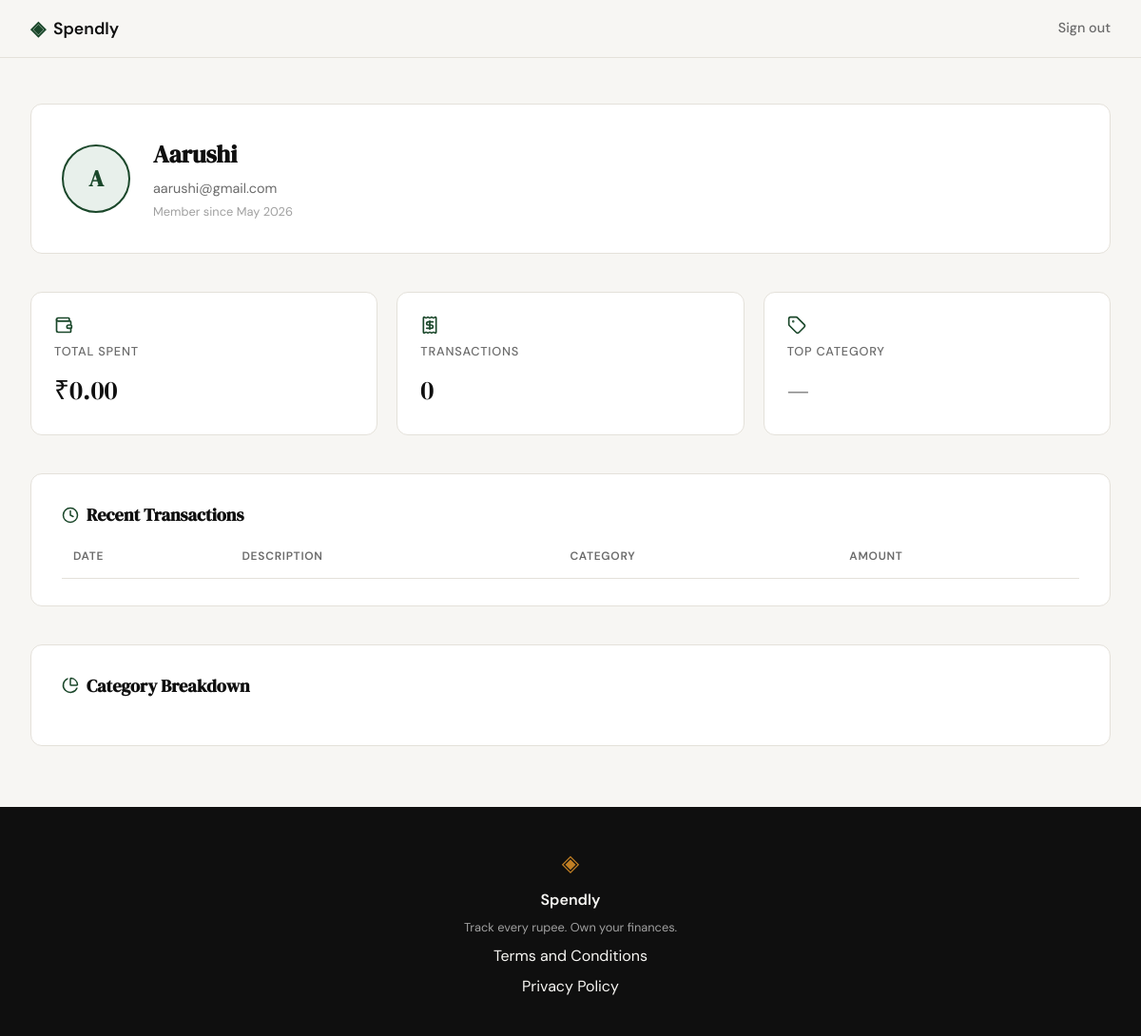
/profile (signed in), run on an earlier commit of the app's database.
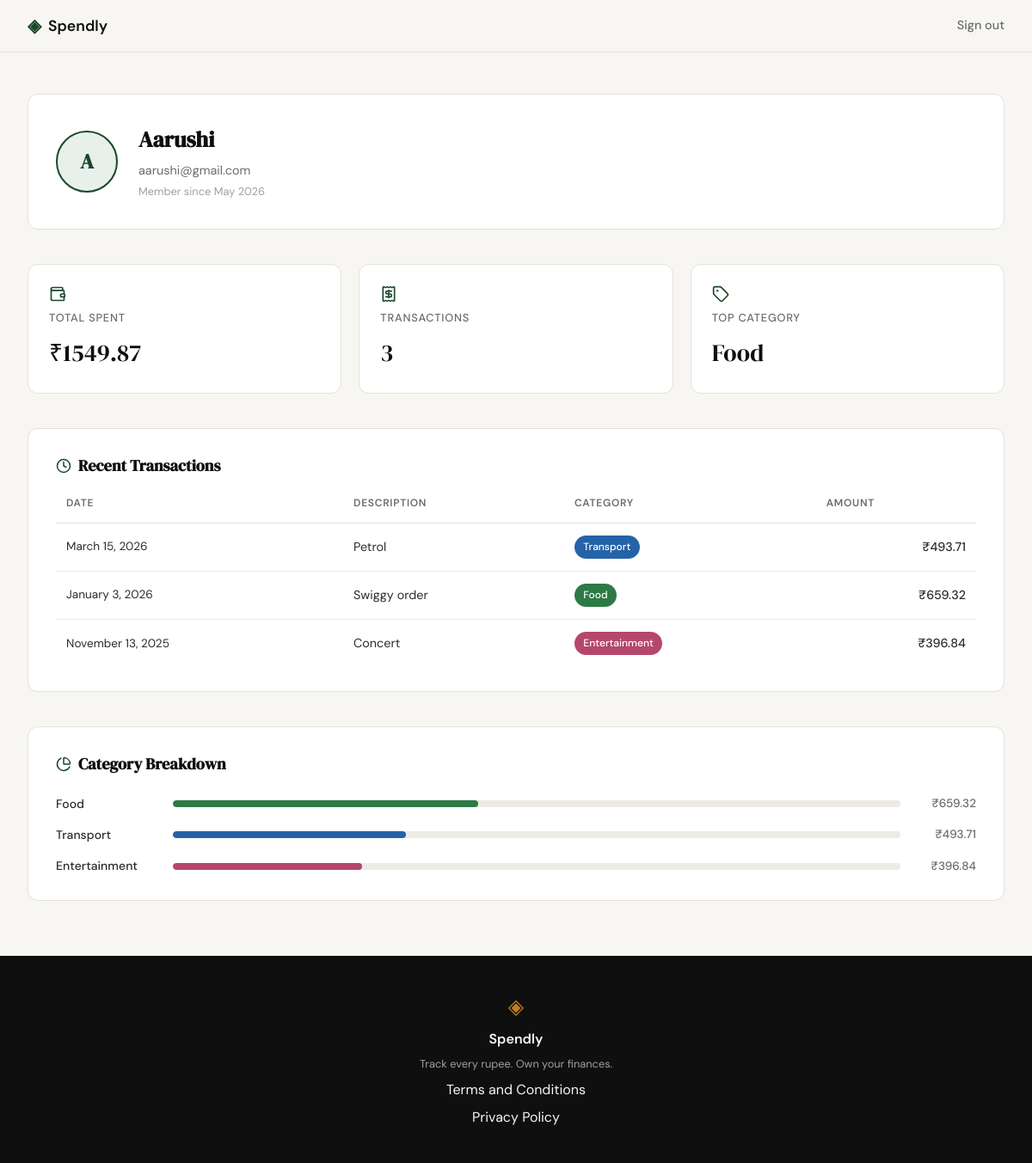
And on a later commit of the database.
### tables this page shows
CREATE TABLE users (
            id            INTEGER PRIMARY KEY AUTOINCREMENT,
            name          TEXT    NOT NULL,
            email         TEXT    UNIQUE NOT NULL,
            password_hash TEXT    NOT NULL,
            created_at    TEXT    DEFAULT (datetime('now'))
        );

CREATE TABLE expenses (
            id          INTEGER PRIMARY KEY AUTOINCREMENT,
            user_id     INTEGER NOT NULL,
            amount      REAL    NOT NULL,
            category    TEXT    NOT NULL,
            date        TEXT    NOT NULL,
            description TEXT,
            created_at  TEXT    DEFAULT (datetime('now')),
            FOREIGN KEY (user_id) REFERENCES users(id)
        );

### app.py (the view)
@app.route("/profile")
def profile():
    if not session.get("user_id"):
        return redirect(url_for("login"))
    user_id = session["user_id"]
    user_row = get_user_by_id(user_id)
    if user_row is None:
        session.clear()
        return redirect(url_for("login"))
    initials = "".join(w[0].upper() for w in user_row["name"].split())[:2]
    user = {**user_row, "initials": initials}
    stats = get_summary_stats(user_id)
    transactions = get_recent_transactions(user_id)
    categories = get_category_breakdown(user_id)
    return render_template("profile.html",
                           user=user, stats=stats,
                           transactions=transactions, categories=categories)

### database/db.py (called while the page is built)
def get_db():
    conn = sqlite3.connect(DB_PATH)
    conn.row_factory = sqlite3.Row
    conn.execute("PRAGMA foreign_keys = ON")
    return conn

### database/queries.py (called while the page is built)
def get_user_by_id(user_id):
    conn = get_db()
    row = conn.execute(
        "SELECT name, email, created_at FROM users WHERE id = ?", (user_id,)
    ).fetchone()
    conn.close()
    if row is None:
        return None
    dt = datetime.datetime.fromisoformat(row["created_at"])
    return {"name": row["name"], "email": row["email"], "member_since": dt.strftime("%B %Y")}

def get_summary_stats(user_id):
    conn = get_db()
    row = conn.execute(
        "SELECT COALESCE(SUM(amount), 0) AS total_spent, COUNT(*) AS transaction_count "
        "FROM expenses WHERE user_id = ?", (user_id,)
    ).fetchone()
    top = conn.execute(
        "SELECT category FROM expenses WHERE user_id = ? "
        "GROUP BY category ORDER BY SUM(amount) DESC LIMIT 1", (user_id,)
    ).fetchone()
    conn.close()
    return {
        "total_spent": row["total_spent"],
        "transaction_count": row["transaction_count"],
        "top_category": top["category"] if top else "—",
    }

def get_recent_transactions(user_id, limit=10):
    conn = get_db()
    rows = conn.execute(
        "SELECT date, description, category, amount "
        "FROM expenses WHERE user_id = ? ORDER BY date DESC LIMIT ?",
        (user_id, limit),
    ).fetchall()
    conn.close()
    result = []
    for row in rows:
        dt = datetime.datetime.strptime(row["date"], "%Y-%m-%d")
        result.append({
            "date": dt.strftime("%B %-d, %Y"),
            "description": row["description"] or "",
            "category": row["category"],
            "amount": row["amount"],
        })
    return result

### templates/profile.html (shortened to what this page needs)
{% extends "base.html" %}
{% block head %}
<link rel="stylesheet" href="{{ url_for('static', filename='css/profile.css') }}">
{% endblock %}
{% block content %}
<div class="profile-page">
    <div class="profile-hero">
        <div class="profile-avatar">{{ user.initials }}</div>
        <div class="profile-identity">
            <h1 class="profile-name">{{ user.name }}</h1>
            <p class="profile-email">{{ user.email }}</p>
            <p class="profile-since">Member since {{ user.member_since }}</p>
        </div>
    </div>
    <div class="profile-stats">
        <div class="stat-card">
            <i data-lucide="wallet" class="stat-icon"></i>
            <span class="stat-label">Total Spent</span>
            <span class="stat-value">₹{{ "%.2f"|format(stats.total_spent) }}</span>
        </div>
        <div class="stat-card">
            <i data-lucide="receipt" class="stat-icon"></i>
            <span class="stat-label">Transactions</span>
            <span class="stat-value">{{ stats.transaction_count }}</span>
        </div>
        <div class="stat-card">
            <i data-lucide="tag" class="stat-icon"></i>
            <span class="stat-label">Top Category</span>
            <span class="stat-value">{{ stats.top_category }}</span>
        </div>
    </div>
    <div class="profile-section">
        <h2 class="section-title">
            <i data-lucide="clock"></i> Recent Transactions
        </h2>
        <div class="table-wrap">
            <table class="tx-table">
                <thead>
                    <tr>
                        <th>Date</th>
                        <th>Description</th>
                        <th>Category</th>
                        <th class="col-amount">Amount</th>
                    </tr>
                </thead>
                <tbody>
                    {% for tx in transactions %}
                    <tr>
                        <td class="tx-date">{{ tx.date }}</td>
                        <td>{{ tx.description }}</td>
                        <td><span class="badge badge-{{ tx.category|lower }}">{{ tx.category }}</span></td>
                        <td class="tx-amount">₹{{ "%.2f"|format(tx.amount) }}</td>
                    </tr>
                    {% endfor %}
                </tbody>
            </table>
        </div>
    </div>
    <div class="profile-section">
        <h2 class="section-title">
            <i data-lucide="pie-chart"></i> Category Breakdown
        </h2>
        <div class="category-list">
            {% for cat in categories %}
            <div class="category-row">
                <span class="category-name">{{ cat.name }}</span>
                <div class="category-track">
                    <div class="category-bar category-bar-{{ cat.name|lower }}" style="width: {{ cat.pct }}%"></div>
                </div>
                <span class="category-amt">₹{{ "%.2f"|format(cat.amount) }}</span>
            </div>
            {% endfor %}
        </div>
    </div>
</div>
{% endblock %}

### templates/base.html (shortened to what this page needs)
<!DOCTYPE html>
<html lang="en">
<head>
    <link rel="stylesheet" href="{{ url_for('static', filename='css/style.css') }}">
    {% block head %}{% endblock %}
</head>
<body>
    <nav class="navbar">
        <div class="nav-inner">
            <a href="{{ url_for('landing') }}" class="nav-brand">
                <span class="brand-icon">◈</span>
                <span class="brand-name">Spendly</span>
            </a>
            <div class="nav-links">
                {% if session.get('user_id') %}
                    <a href="{{ url_for('logout') }}">Sign out</a>
                {% else %}
                    <a href="{{ url_for('login') }}">Sign in</a>
                    <a href="{{ url_for('register') }}" class="nav-cta">Get started</a>
                {% endif %}
            </div>
        </div>
    </nav>
    <main class="main-content">
        {% block content %}{% endblock %}
    </main>
    <footer class="footer">
        <div class="footer-inner">
            <span class="brand-icon">◈</span>
            <span class="footer-name">Spendly</span>
            <p class="footer-copy">Track every rupee. Own your finances.</p>
            <a href="{{ url_for('terms') }}">Terms and Conditions</a>
            <a href="{{ url_for('privacy') }}">Privacy Policy</a>
        </div>
    </footer>
</body>
</html>

### static/css/style.css (style rules this page uses)
:root { --ink: #0f0f0f; --ink-soft: #2d2d2d; --ink-muted: #6b6b6b; --ink-faint: #a0a0a0; --paper: #f7f6f3; --paper-warm: #f0ede6; --paper-card: #ffffff; --accent: #1a472a; --accent-light: #e8f0eb; --accent-2: #c17f24; --accent-2-light: #fdf3e3; --danger: #c0392b; --danger-light: #fdecea; --border: #e4e1da; --border-soft: #eeebe4; --font-display: 'DM Serif Display', Georgia, serif; --font-body: 'DM Sans', system-ui, sans-serif; --max-width: 1200px; --auth-width: 440px; --radius-sm: 6px; --radius-md: 12px; --radius-lg: 20px; }
*, *::before, *::after { box-sizing: border-box; margin: 0; padding: 0; }
html { font-size: 16px; scroll-behavior: smooth; }
body { background: var(--paper); color: var(--ink); font-family: var(--font-body); font-size: 1rem; line-height: 1.6; -webkit-font-smoothing: antialiased; }
a { color: inherit; text-decoration: none; }
.navbar { position: sticky; top: 0; z-index: 100; background: var(--paper); border-bottom: 1px solid var(--border); padding: 0 2rem; }
.nav-inner { max-width: var(--max-width); margin: 0 auto; height: 60px; display: flex; align-items: center; justify-content: space-between; }
.nav-brand { display: flex; align-items: center; gap: 0.5rem; font-family: var(--font-body); font-weight: 600; font-size: 1.1rem; color: var(--ink); }
.brand-icon { color: var(--accent); font-size: 1.3rem; }
.brand-name { color: var(--ink); }
.nav-links { display: flex; align-items: center; gap: 1.5rem; font-size: 0.9rem; font-weight: 500; }
.nav-links a { color: var(--ink-muted); transition: color 0.2s; }
.main-content { min-height: calc(100vh - 60px - 100px); }
.footer { background: var(--ink); color: var(--paper); padding: 2.5rem 2rem; text-align: center; }
.footer-inner { display: flex; flex-direction: column; align-items: center; gap: 0.4rem; }
.footer .brand-icon { color: var(--accent-2); font-size: 1.5rem; }
.footer-name { font-weight: 600; font-size: 1rem; }
.footer-copy { font-size: 0.8rem; color: var(--ink-faint); }

What changed in the data, as far as the page shows it:
added expenses: top_category "Food", date "January 3, 2026", description "Swiggy order", category "Food", amount "659.32", name "Food", {{ cat.pct }} 42 (drawn)
added expenses: date "March 15, 2026", description "Petrol", category "Transport", amount "493.71", name "Transport", {{ cat.pct }} 32 (drawn)
added expenses: date "November 13, 2025", description "Concert", category "Entertainment", amount "396.84", name "Entertainment", {{ cat.pct }} 26 (drawn)
Also different on the page:
{{ "%.2f"|format(stats.total_spent) }}: "0.00" → "1549.87"
{{ stats.transaction_count }}: "0" → "3"
{{ stats.top_category }}: "—" → (not shown)
